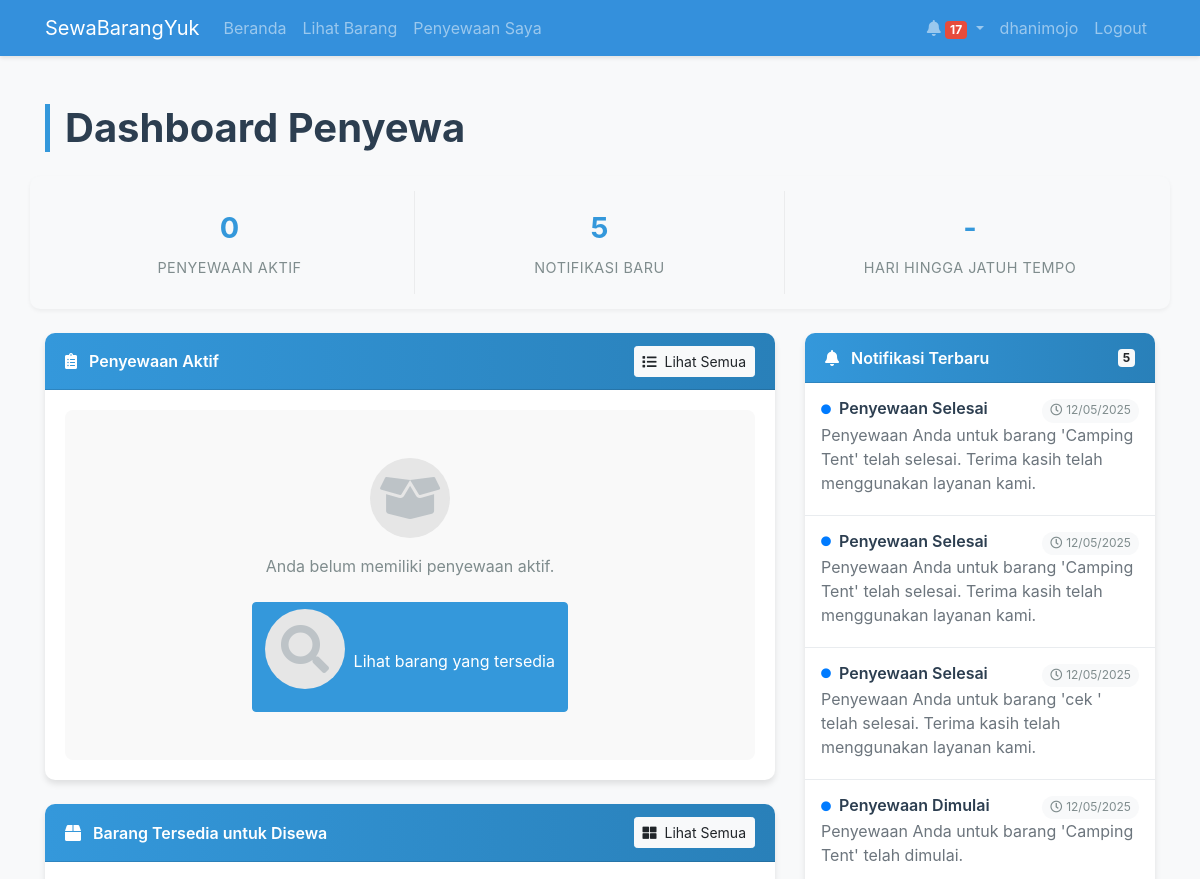
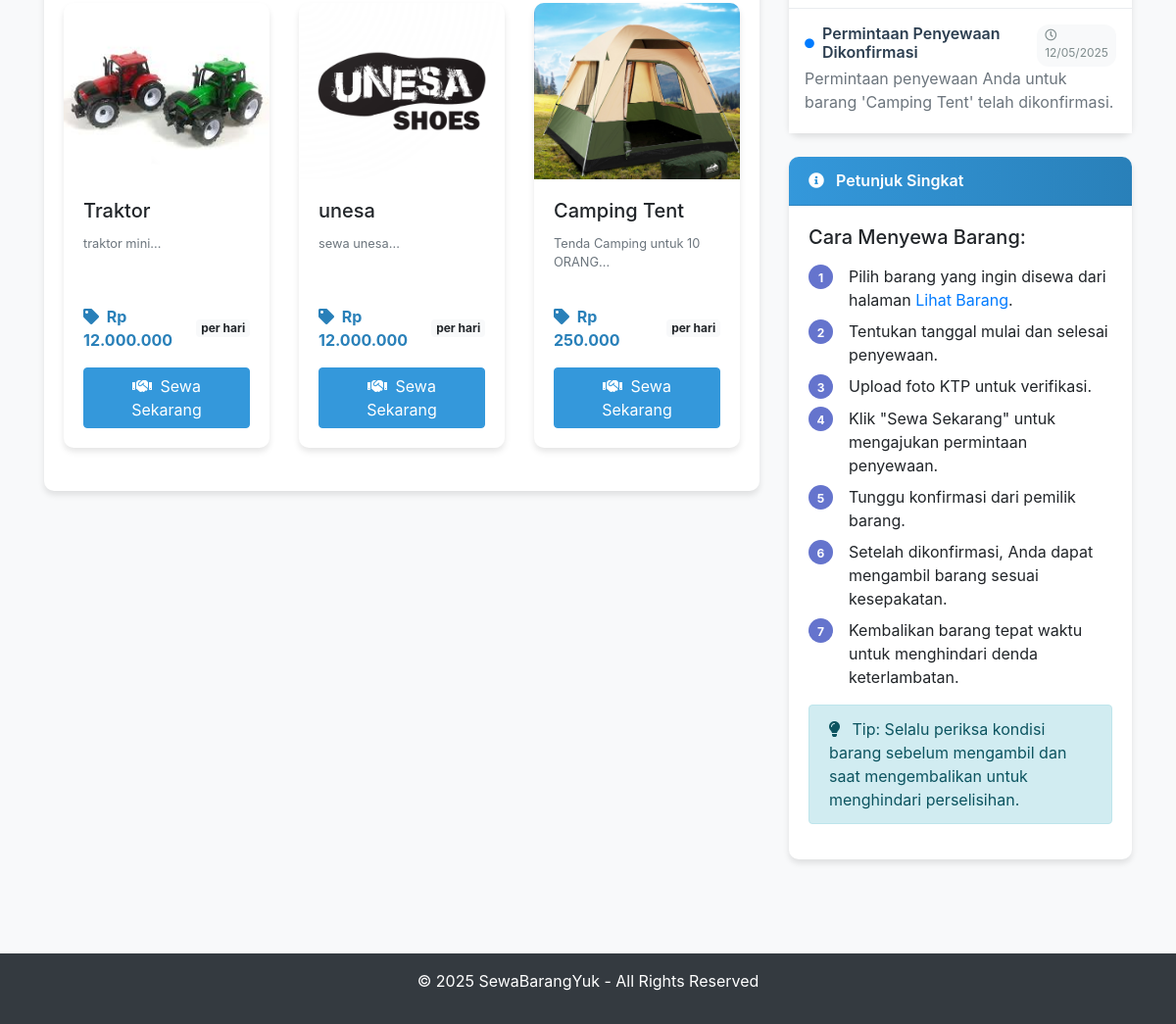
The app's page /renter/dashboard.php (signed in) with its own data (2 pictures, top to bottom).
### tables this page shows
CREATE TABLE `items` (
  `item_id` int(11) NOT NULL,
  `owner_id` int(11) NOT NULL,
  `name` varchar(100) NOT NULL,
  `description` text DEFAULT NULL,
  `price_per_day` decimal(10,2) NOT NULL,
  `stock` int(11) NOT NULL DEFAULT 1,
  `image` text DEFAULT NULL,
  `is_available` tinyint(1) DEFAULT 1,
  `created_at` timestamp NOT NULL DEFAULT current_timestamp(),
  `updated_at` timestamp NOT NULL DEFAULT current_timestamp() ON UPDATE current_timestamp()
);

CREATE TABLE `notifications` (
  `notification_id` int(11) NOT NULL,
  `user_id` int(11) NOT NULL,
  `title` varchar(100) NOT NULL,
  `message` text NOT NULL,
  `is_read` tinyint(1) DEFAULT 0,
  `notification_type` enum('reminder','new_order','confirmation','late_fee','return') NOT NULL,
  `related_id` int(11) DEFAULT NULL,
  `created_at` timestamp NOT NULL DEFAULT current_timestamp()
);

### config/db.php (called while the page is built, shortened)
<?php
$host = 'localhost';
$db = 'rental_system';
$user = 'root';
$pass = '';
$charset = 'utf8mb4';
$dsn = "mysql:host=$host;dbname=$db;charset=$charset";
$options = [
    PDO::ATTR_ERRMODE            => PDO::ERRMODE_EXCEPTION,
    PDO::ATTR_DEFAULT_FETCH_MODE => PDO::FETCH_ASSOC,
    PDO::ATTR_EMULATE_PREPARES   => false,
];
try {
    $pdo = new PDO($dsn, $user, $pass, $options);
} catch (PDOException $e) {
    throw new PDOException($e->getMessage(), (int)$e->getCode());
}
function executeQuery($sql, $params = []) {
    global $pdo;
    $stmt = $pdo->prepare($sql);
    $stmt->execute($params);
    return $stmt;
}
function fetchAll($sql, $params = []) {
    $stmt = executeQuery($sql, $params);
    return $stmt->fetchAll();
}
?>

### includes/functions.php (called while the page is built, shortened)
<?php
function formatPrice($price) {
    return 'Rp ' . number_format($price, 0, ',', '.');
}
?>

### renter/dashboard.php (the view, shortened to what this page needs)
<?php
require_once '../includes/header.php';
$active_rentals = fetchAll("SELECT r.*, i.name as item_name, i.image as item_image, u.name as owner_name,
                           DATEDIFF(r.end_date, CURDATE()) as days_remaining
                           FROM rentals r
                           JOIN items i ON r.item_id = i.item_id
                           JOIN users u ON i.owner_id = u.user_id
                           WHERE r.renter_id = ? AND r.status IN ('confirmed', 'active')
                           ORDER BY r.end_date ASC", [$_SESSION['user_id']]);
$notifications = fetchAll("SELECT * FROM notifications
                          WHERE user_id = ?
                          ORDER BY created_at DESC LIMIT 5", [$_SESSION['user_id']]);
?>
<div class="container py-4">
    <h1 class="dashboard-title">Dashboard Penyewa</h1>
    <div class="row dashboard-stats">
        <div class="col-md-4 stats-item">
            <div class="stats-number"><?= count($active_rentals) ?></div>
            <div class="stats-label">Penyewaan Aktif</div>
        </div>
        <div class="col-md-4 stats-item">
            <div class="stats-number"><?= count($notifications) ?></div>
            <div class="stats-label">Notifikasi Baru</div>
        </div>
        <div class="col-md-4 stats-item">
            <div class="stats-number">
                <?php
                $earliest_due = null;
                echo $earliest_due !== null ? $earliest_due : "-";
                ?>
            </div>
            <div class="stats-label">Hari Hingga Jatuh Tempo</div>
        </div>
    </div>
    <div class="row">
        <div class="col-md-8">
            <div class="card">
                <div class="card-header d-flex justify-content-between align-items-center">
                    <span><i class="fas fa-clipboard-list mr-2"></i> Penyewaan Aktif</span>
                    <a href="my_rentals.php" class="btn btn-light btn-sm"><i class="fas fa-list mr-1"></i> Lihat Semua</a>
                </div>
                <div class="card-body">
                    <?php if (count($active_rentals) > 0): ?>
                        <div class="table-responsive">
                            <table class="table table-hover">
                                <thead>
                                    <tr>
                                        <th>Barang</th>
                                        <th>Pemilik</th>
                                        <th>Tanggal Mulai</th>
                                        <th>Tanggal Selesai</th>
                                        <th>Status</th>
                                        <th>Sisa Hari</th>
                                    </tr>
                                </thead>
                                <tbody>
                                    <?php foreach ($active_rentals as $rental): ?>
                                    <tr>
                                        <td><strong><?= htmlspecialchars($rental['item_name']) ?></strong></td>
                                        <td><?= htmlspecialchars($rental['owner_name']) ?></td>
                                        <td><?= formatDate($rental['start_date']) ?></td>
                                        <td><?= formatDate($rental['end_date']) ?></td>
                                        <td>
                                            <?php if ($rental['status'] == 'confirmed'): ?>
                                                <span class="badge badge-info"><i class="fas fa-check-circle mr-1"></i> Dikonfirmasi</span>
                                            <?php elseif ($rental['status'] == 'active'): ?>
                                                <span class="badge badge-success"><i class="fas fa-play-circle mr-1"></i> Aktif</span>
                                            <?php endif; ?>
                                        </td>
                                        <td>
                                            <?php if ($rental['days_remaining'] <= 0): ?>
                                                <span class="badge badge-danger"><i class="fas fa-exclamation-circle mr-1"></i> Jatuh tempo</span>
                                            <?php elseif ($rental['days_remaining'] <= 3): ?>
                                                <span class="badge badge-warning"><i class="fas fa-clock mr-1"></i> <?= $rental['days_remaining'] ?> hari</span>
                                            <?php else: ?>
                                                <span class="text-muted"><i class="fas fa-calendar-alt mr-1"></i> <?= $rental['days_remaining'] ?> hari</span>
                                            <?php endif; ?>
                                        </td>
                                    </tr>
                                    <?php endforeach; ?>
                                </tbody>
                            </table>
                        </div>
                    <?php else: ?>
                        <div class="empty-state">
                            <i class="fas fa-box-open"></i>
                            <p>Anda belum memiliki penyewaan aktif.</p>
                            <a href="view_items.php" class="btn btn-primary mt-2"><i class="fas fa-search mr-1"></i> Lihat barang yang tersedia</a>
                        </div>
                    <?php endif; ?>
                </div>
            </div>
            <div class="card">
                <div class="card-header d-flex justify-content-between align-items-center">
                    <span><i class="fas fa-box mr-2"></i> Barang Tersedia untuk Disewa</span>
                    <a href="view_items.php" class="btn btn-light btn-sm"><i class="fas fa-th-large mr-1"></i> Lihat Semua</a>
                </div>
                <div class="card-body">
                    <?php
                    $available_items = fetchAll("SELECT i.*, u.name as owner_name FROM items i
                                                JOIN users u ON i.owner_id = u.user_id
                                                WHERE i.is_available = 1 AND i.stock > 0
                                                ORDER BY i.created_at DESC LIMIT 3");
                    ?>
                    <?php if (count($available_items) > 0): ?>
                    <div class="row row-cols-1 row-cols-md-3">
                        <?php foreach ($available_items as $item): ?>
                        <div class="col mb-4">
                            <div class="card item-card">
                                <?php if ($item['image']): ?>
                                <img src="../assets/images/uploads/items/<?= $item['image'] ?>" class="card-img-top" alt="<?= htmlspecialchars($item['name']) ?>">
                                <?php else: ?>
                                <div class="card-img-top bg-light p-4 text-center">
                                    <i class="fas fa-image fa-3x text-muted"></i>
                                </div>
                                <?php endif; ?>
                                <div class="card-body d-flex flex-column">
                                    <h5 class="card-title text-truncate"><?= htmlspecialchars($item['name']) ?></h5>
                                    <p class="card-text small text-muted flex-grow-1"><?= nl2br(htmlspecialchars(substr($item['description'], 0, 50))) ?>...</p>
                                    <div class="d-flex justify-content-between align-items-center mb-3">
                                        <p class="card-text item-price mb-0">
                                            <i class="fas fa-tag mr-1"></i> <?= formatPrice($item['price_per_day']) ?>
                                        </p>
                                        <span class="badge badge-light">per hari</span>
                                    </div>
                                    <div>
                                        <a href="rent_item.php?id=<?= $item['item_id'] ?>" class="btn btn-primary btn-block"><i class="fas fa-handshake mr-1"></i> Sewa Sekarang</a>
                                    </div>
                                </div>
                            </div>
                        </div>
                        <?php endforeach; ?>
                    </div>
                    <?php endif; ?>
                </div>
            </div>
        </div>
        <div class="col-md-4">
            <div class="card">
                <div class="card-header d-flex justify-content-between align-items-center">
                    <span><i class="fas fa-bell mr-2"></i> Notifikasi Terbaru</span>
                    <?php if (count($notifications) > 0): ?>
                    <span class="badge badge-light"><?= count($notifications) ?></span>
                    <?php endif; ?>
                </div>
                <div class="card-body p-0">
                    <?php if (count($notifications) > 0): ?>
                    <div class="list-group list-group-flush">
                        <?php foreach ($notifications as $notification): ?>
                        <div class="list-group-item list-group-item-action flex-column align-items-start">
                            <div class="d-flex w-100 justify-content-between">
                                <h5 class="mb-1"><i class="fas fa-circle text-primary mr-2" style="font-size: 10px;"></i><?= htmlspecialchars($notification['title']) ?></h5>
                                <small><i class="far fa-clock mr-1"></i><?= date('d/m/Y', strtotime($notification['created_at'])) ?></small>
                            </div>
                            <p class="mb-1 text-muted"><?= htmlspecialchars($notification['message']) ?></p>
                        </div>
                        <?php endforeach; ?>
                    </div>
                    <?php endif; ?>
                </div>
            </div>
            <div class="card instruction-card">
                <div class="card-header">
                    <i class="fas fa-info-circle mr-2"></i> Petunjuk Singkat
                </div>
                <div class="card-body">
                    <h5 class="mb-3">Cara Menyewa Barang:</h5>
                    <div class="instruction-steps">
                        <div class="d-flex mb-2">
                            <div class="mr-3 text-center">
                                <span class="badge badge-primary rounded-circle p-2" style="width: 25px; height: 25px;">1</span>
                            </div>
                            <div>
                                Pilih barang yang ingin disewa dari halaman <a href="view_items.php">Lihat Barang</a>.
                            </div>
                        </div>
                        <div class="d-flex mb-2">
                            <div class="mr-3 text-center">
                                <span class="badge badge-primary rounded-circle p-2" style="width: 25px; height: 25px;">2</span>
                            </div>
                            <div>
                                Tentukan tanggal mulai dan selesai penyewaan.
                            </div>
                        </div>
                        <div class="d-flex mb-2">
                            <div class="mr-3 text-center">
                                <span class="badge badge-primary rounded-circle p-2" style="width: 25px; height: 25px;">3</span>
                            </div>
                            <div>
                                Upload foto KTP untuk verifikasi.
                            </div>
                        </div>
                        <div class="d-flex mb-2">
                            <div class="mr-3 text-center">
                                <span class="badge badge-primary rounded-circle p-2" style="width: 25px; height: 25px;">4</span>
                            </div>
                            <div>
                                Klik "Sewa Sekarang" untuk mengajukan permintaan penyewaan.
                            </div>
                        </div>
                        <div class="d-flex mb-2">
                            <div class="mr-3 text-center">
                                <span class="badge badge-primary rounded-circle p-2" style="width: 25px; height: 25px;">5</span>
                            </div>
                            <div>
                                Tunggu konfirmasi dari pemilik barang.
                            </div>
                        </div>
                        <div class="d-flex mb-2">
                            <div class="mr-3 text-center">
                                <span class="badge badge-primary rounded-circle p-2" style="width: 25px; height: 25px;">6</span>
                            </div>
                            <div>
                                Setelah dikonfirmasi, Anda dapat mengambil barang sesuai kesepakatan.
                            </div>
                        </div>
                        <div class="d-flex mb-2">
                            <div class="mr-3 text-center">
                                <span class="badge badge-primary rounded-circle p-2" style="width: 25px; height: 25px;">7</span>
                            </div>
                            <div>
                                Kembalikan barang tepat waktu untuk menghindari denda keterlambatan.
                            </div>
                        </div>
                    </div>
                    <div class="alert alert-info mt-3" role="alert">
                        <i class="fas fa-lightbulb mr-2"></i> Tip: Selalu periksa kondisi barang sebelum mengambil dan saat mengembalikan untuk menghindari perselisihan.
                    </div>
                </div>
            </div>
        </div>
    </div>
</div>
<?php require_once '../includes/footer.php'; ?>

### records on screen
items: image (picture), name "Traktor", description "traktor mini", price_per_day "Rp 12.000.000"
items: image (picture), name "unesa", description "sewa unesa", price_per_day "Rp 12.000.000"
items: image (picture), name "Camping Tent", description "Tenda Camping untuk 10 ORANG", price_per_day "Rp 250.000"
notifications: title "Penyewaan Selesai", created_at "12/05/2025", message "Penyewaan Anda untuk barang 'Camping Tent' telah selesai. Terima kasih telah menggunakan layanan kami."
notifications: title "Penyewaan Selesai", created_at "12/05/2025", message "Penyewaan Anda untuk barang 'Camping Tent' telah selesai. Terima kasih telah menggunakan layanan kami."
notifications: title "Penyewaan Selesai", created_at "12/05/2025", message "Penyewaan Anda untuk barang 'cek ' telah selesai. Terima kasih telah menggunakan layanan kami."
notifications: title "Penyewaan Dimulai", created_at "12/05/2025", message "Penyewaan Anda untuk barang 'Camping Tent' telah dimulai."
notifications: title "Permintaan Penyewaan Dikonfirmasi", created_at "12/05/2025", message "Permintaan penyewaan Anda untuk barang 'Camping Tent' telah dikonfirmasi."

### other values on screen
$unread_count "17"
$_SESSION['user_name'] "dhanimojo"
count($active_rentals) "0"
count($notifications) "5"
